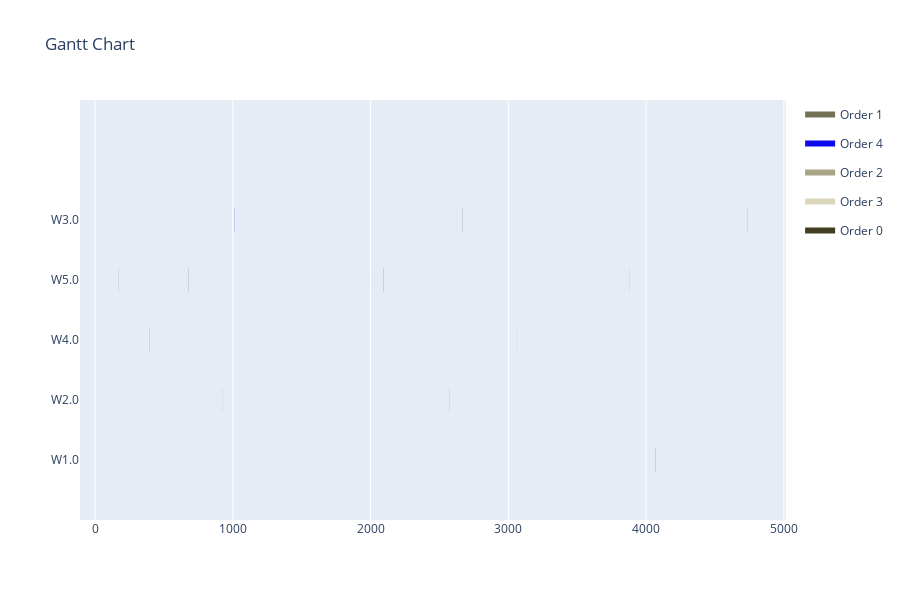

Here is the notebook cell this chart was saved with:
### Code cell
start_times = int_result
print(assignments)
print(start_times)
data = []
for i in range(len(assignments)):
    if int(np.floor(assignments[i])) not in duration_lookup_table[operations[i]]:
        duration = 1#0
    else:
        duration = duration_lookup_table[operations[i]][int(np.floor(assignments[i]))]
    data.append([assignments[i], operations[i], start_times[i], duration])
visualize(data)

### Figure 1 — Plotly figure (JSON) as saved in the notebook; plotly's stock layout.template omitted (floating-point values rounded to 4 significant figures)
{"data": [{"fill": "toself", "fillcolor": "rgb(117, 113, 84)", "hoverinfo": "name", "legendgroup": "rgb(117, 113, 84)", "mode": "none", "name": "Order 1", "type": "scatter", "x": [2569, 2570, 2570, 2569, 2569, 169, 170, 170, 169, 169, 4736, 4737, 4737, 4736], "y": [0.8, 0.8, 1.2, 1.2, null, 2.8, 2.8, 3.2, 3.2, null, 3.8, 3.8, 4.2, 4.2]}, {"fill": "toself", "fillcolor": "rgb(14, 10, 237)", "hoverinfo": "name", "legendgroup": "rgb(14, 10, 237)", "mode": "none", "name": "Order 4", "type": "scatter", "x": [4070, 4071, 4071, 4070, 4070, 1010, 1011, 1011, 1010, 1010, 2092, 2093, 2093, 2092], "y": [-0.2, -0.2, 0.2, 0.2, null, 3.8, 3.8, 4.2, 4.2, null, 2.8, 2.8, 3.2, 3.2]}, {"fill": "toself", "fillcolor": "rgb(168, 164, 135)", "hoverinfo": "name", "legendgroup": "rgb(168, 164, 135)", "mode": "none", "name": "Order 2", "type": "scatter", "x": [3059, 3060, 3060, 3059, 3059, 3880, 3881, 3881, 3880, 3880, 928, 929, 929, 928], "y": [1.8, 1.8, 2.2, 2.2, null, 2.8, 2.8, 3.2, 3.2, null, 0.8, 0.8, 1.2, 1.2]}, {"fill": "toself", "fillcolor": "rgb(219, 215, 186)", "hoverinfo": "name", "legendgroup": "rgb(219, 215, 186)", "mode": "none", "name": "Order 3", "type": "scatter", "x": [2029, 2030, 2030, 2029, 2029, 1750, 1751, 1751, 1750, 1750, 2132, 2133, 2133, 2132], "y": [2.8, 2.8, 3.2, 3.2, null, 2.8, 2.8, 3.2, 3.2, null, 2.8, 2.8, 3.2, 3.2]}, {"fill": "toself", "fillcolor": "rgb(66, 62, 33)", "hoverinfo": "name", "legendgroup": "rgb(66, 62, 33)", "mode": "none", "name": "Order 0", "type": "scatter", "x": [2666, 2667, 2667, 2666, 2666, 680, 681, 681, 680, 680, 392, 393, 393, 392], "y": [3.8, 3.8, 4.2, 4.2, null, 2.8, 2.8, 3.2, 3.2, null, 1.8, 1.8, 2.2, 2.2]}, {"legendgroup": "rgb(117, 113, 84)", "marker": {"color": "rgb(117, 113, 84)", "opacity": 0, "size": 1}, "mode": "markers", "name": "", "showlegend": false, "text": [null, null, null, null, null, null], "type": "scatter", "x": [2569, 2570, 169, 170, 4736, 4737], "y": [1, 1, 3, 3, 4, 4]}, {"legendgroup": "rgb(14, 10, 237)", "marker": {"color": "rgb(14, 10, 237)", "opacity": 0, "size": 1}, "mode": "markers", "name": "", "showlegend": false, "text": [null, null, null, null, null, null], "type": "scatter", "x": [4070, 4071, 1010, 1011, 2092, 2093], "y": [0, 0, 4, 4, 3, 3]}, {"legendgroup": "rgb(168, 164, 135)", "marker": {"color": "rgb(168, 164, 135)", "opacity": 0, "size": 1}, "mode": "markers", "name": "", "showlegend": false, "text": [null, null, null, null, null, null], "type": "scatter", "x": [3059, 3060, 3880, 3881, 928, 929], "y": [2, 2, 3, 3, 1, 1]}, {"legendgroup": "rgb(219, 215, 186)", "marker": {"color": "rgb(219, 215, 186)", "opacity": 0, "size": 1}, "mode": "markers", "name": "", "showlegend": false, "text": [null, null, null, null, null, null], "type": "scatter", "x": [2029, 2030, 1750, 1751, 2132, 2133], "y": [3, 3, 3, 3, 3, 3]}, {"legendgroup": "rgb(66, 62, 33)", "marker": {"color": "rgb(66, 62, 33)", "opacity": 0, "size": 1}, "mode": "markers", "name": "", "showlegend": false, "text": [null, null, null, null, null, null], "type": "scatter", "x": [2666, 2667, 680, 681, 392, 393], "y": [4, 4, 3, 3, 2, 2]}], "layout": {"height": 600, "hovermode": "closest", "showlegend": true, "title": {"text": "Gantt Chart"}, "xaxis": {"rangeselector": {"buttons": [{"count": 7, "label": "1w", "step": "day", "stepmode": "backward"}, {"count": 1, "label": "1m", "step": "month", "stepmode": "backward"}, {"count": 6, "label": "6m", "step": "month", "stepmode": "backward"}, {"count": 1, "label": "YTD", "step": "year", "stepmode": "todate"}, {"count": 1, "label": "1y", "step": "year", "stepmode": "backward"}, {"step": "all"}]}, "showgrid": true, "type": "linear", "zeroline": false}, "yaxis": {"autorange": false, "range": [-1, 6], "showgrid": false, "ticktext": ["W1.0", "W2.0", "W4.0", "W5.0", "W3.0"], "tickvals": [0, 1, 2, 3, 4], "zeroline": false}}}
